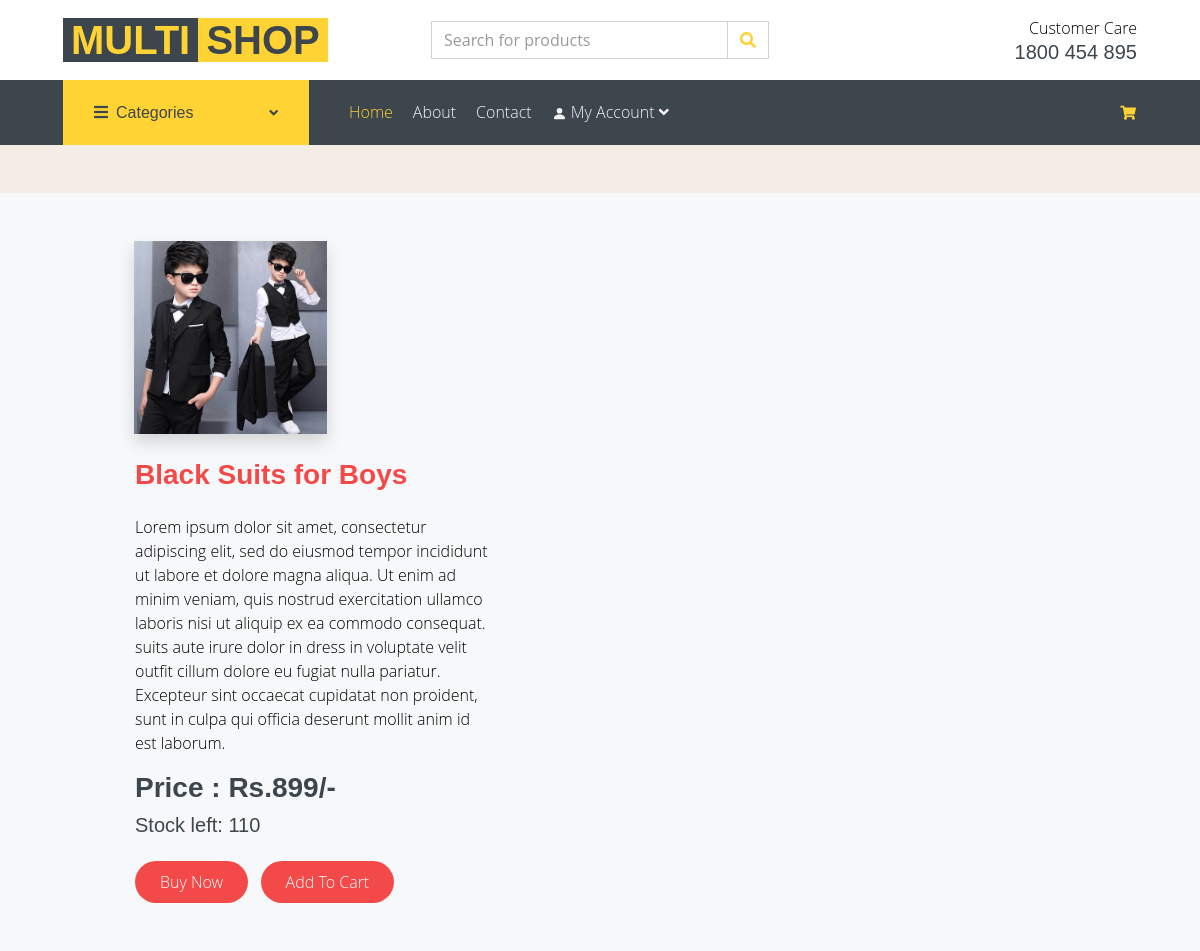
/kids-collections/black-suits-for-boys, run on the app's committed database.
### shop/models.py (models this page shows, shortened)
class Products(models.Model):
    name = models.CharField(max_length=200)
    slug = models.SlugField(max_length=200, unique=True)
    img = models.ImageField(upload_to='product')
    price = models.IntegerField()
    offerprice = models.IntegerField()
    details = models.TextField(max_length=500,default='update please')
    category = models.ForeignKey(ItemCategory,on_delete=models.CASCADE)
    available = models.BooleanField(default=True)
    stock = models.IntegerField(default=1)

### shop/views.py (the view)
# urls.py: path('<slug:c_slug>/<slug:product_slug>', views.prodDetails, name='details'),
def prodDetails(request, c_slug, product_slug):
    try:
        prod = Products.objects.get(category__slug=c_slug, slug=product_slug)
    except Exception as e:
        raise e
    return render(request, 'products.html', {'pr': prod})

### shopcart/context_processor.py (called while the page is built)
def counts(request):
    item_count=0;
    if 'admin' in request.path:
        return {}
    else:
        try:
            ct = CartList.objects.filter(card_id=cart_no(request))
            cti = Items.objects.all().filter(cart=ct[:1])
            for c in cti:
                item_count += c.quantity
        except CartList.DoesNotExist:
            item_count = 0
        return dict(itc = item_count)

### shopcart/views.py (called while the page is built)
def cart_no(request):
    ct_id = request.session.session_key
    if not ct_id:
        ct_id = request.session.create()
    return ct_id

### templates/products.html (shortened to what this page needs)
{% extends 'base.html' %}
{% load static %}
{% block content %}
<!DOCTYPE html>
<html lang="en">
<head>
    <link rel="stylesheet" href="https://cdn.rawgit.com/noelboss/featherlight/1.7.13/release/featherlight.min.css">
    <link rel="stylesheet" href="https://cdnjs.cloudflare.com/ajax/libs/tempusdominus-bootstrap-4/5.0.1/css/tempusdominus-bootstrap-4.min.css">
    <link rel="stylesheet" href="https://cdnjs.cloudflare.com/ajax/libs/font-awesome/5.8.1/css/brands.css">
    <link rel="stylesheet" href="https://cdn.linearicons.com/free/1.0.0/icon-font.min.css">
    <link rel="stylesheet" href="https://use.fontawesome.com/releases/v5.8.1/css/all.css">
    <link href="https://cdnjs.cloudflare.com/ajax/libs/font-awesome/5.10.0/css/all.min.css" rel="stylesheet">
    <link rel="stylesheet" href="{% static 'Product_contents/css/style.min.css' %}">
</head>
<body>
<section id="gtco-special-dishes" class="bg-grey section-padding">
    <div class="container">
            <div class="row mt-5">
                <div class="col-lg-5 col-md-6 align-self-center py-5">
                    <div class="col-lg-6 offset-lg-2 col-md-6 align-self-center mt-4 mt-md-0">
                        <img src="{{pr.img.url}}" alt="" class="img-fluid shadow w-100">
                    </div><br>
                    <div class="dishes-text">
                        <h3><span>{{pr.name}}</span><br></h3>
                        <p class="pt-3">{{pr.details}}</p>
                        <h3 class="special-dishes-price">Price : Rs.{{pr.offerprice}}/-</h3>
                        <h5>Stock left: {{pr.stock}}</h5>
                        {% if pr.stock <= 0 %}
                        <h2 style="color:red;">No Stock Left</h2>
                        {% else %}
                        <a href="#" class="btn-primary mt-3">Buy Now</a>&nbsp;&nbsp;
                        <a href="{% url 'addcart' pr.id %}" class="btn-primary mt-3">Add to Cart</a>
                        {% endif %}
                    </div>
                </div>
            </div>
</body>
{% endblock %}

### data on the page
Products: img (picture), name "Black Suits for Boys", details "Lorem ipsum dolor sit amet, consectetur adipiscing elit, sed do eiusmod tempor incididunt ut labore et dolore magna aliqua. Ut enim ad minim veniam, quis nostrud exercitation ullamco laboris nisi ut aliquip ex ea commodo consequat. suits aute irure dolor in dress in voluptate velit outfit cillum dolore eu fugiat nulla pariatur. Excepteur sint occaecat cupidatat non proident, sunt in culpa qui officia deserunt mollit anim id est laborum.", offerprice "899", stock "110"
